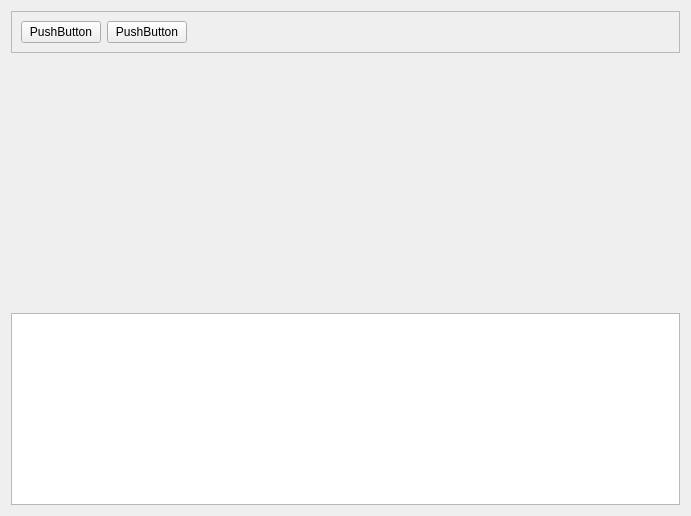
<?xml version="1.0" encoding="UTF-8"?>
<ui version="4.0">
 <class>Form</class>
 <widget class="QWidget" name="Form">
  <property name="geometry">
   <rect>
    <x>0</x>
    <y>0</y>
    <width>691</width>
    <height>516</height>
   </rect>
  </property>
  <property name="windowTitle">
   <string>Form</string>
  </property>
  <layout class="QVBoxLayout" name="verticalLayout">
   <item>
    <widget class="QFrame" name="frame">
     <property name="frameShape">
      <enum>QFrame::StyledPanel</enum>
     </property>
     <property name="frameShadow">
      <enum>QFrame::Raised</enum>
     </property>
     <layout class="QHBoxLayout" name="horizontalLayout">
      <item>
       <widget class="QPushButton" name="pushButton">
        <property name="text">
         <string>PushButton</string>
        </property>
       </widget>
      </item>
      <item>
       <widget class="QPushButton" name="pushButton_2">
        <property name="text">
         <string>PushButton</string>
        </property>
       </widget>
      </item>
      <item>
       <spacer name="horizontalSpacer">
        <property name="orientation">
         <enum>Qt::Horizontal</enum>
        </property>
        <property name="sizeHint" stdset="0">
         <size>
          <width>40</width>
          <height>20</height>
         </size>
        </property>
       </spacer>
      </item>
     </layout>
    </widget>
   </item>
   <item>
    <widget class="QWidget" name="widget" native="true">
     <property name="sizePolicy">
      <sizepolicy hsizetype="Preferred" vsizetype="Expanding">
       <horstretch>0</horstretch>
       <verstretch>0</verstretch>
      </sizepolicy>
     </property>
    </widget>
   </item>
   <item>
    <widget class="QTextEdit" name="textEdit">
     <property name="sizePolicy">
      <sizepolicy hsizetype="Expanding" vsizetype="Preferred">
       <horstretch>0</horstretch>
       <verstretch>0</verstretch>
      </sizepolicy>
     </property>
    </widget>
   </item>
  </layout>
 </widget>
 <resources/>
 <connections/>
</ui>
